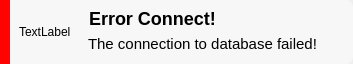
<?xml version="1.0" encoding="UTF-8"?>
<ui version="4.0">
 <class>Form</class>
 <widget class="QWidget" name="Form">
  <property name="geometry">
   <rect>
    <x>0</x>
    <y>0</y>
    <width>353</width>
    <height>64</height>
   </rect>
  </property>
  <property name="windowTitle">
   <string>Form</string>
  </property>
  <layout class="QGridLayout" name="gridLayout">
   <property name="leftMargin">
    <number>0</number>
   </property>
   <property name="topMargin">
    <number>0</number>
   </property>
   <property name="rightMargin">
    <number>0</number>
   </property>
   <property name="bottomMargin">
    <number>0</number>
   </property>
   <property name="spacing">
    <number>0</number>
   </property>
   <item row="0" column="0">
    <widget class="QWidget" name="widget" native="true">
     <property name="styleSheet">
      <string notr="true">background-color: rgb(247, 247, 247);
border-radius: 8px;</string>
     </property>
     <layout class="QGridLayout" name="gridLayout_2">
      <property name="leftMargin">
       <number>0</number>
      </property>
      <property name="topMargin">
       <number>0</number>
      </property>
      <property name="rightMargin">
       <number>0</number>
      </property>
      <property name="bottomMargin">
       <number>0</number>
      </property>
      <property name="horizontalSpacing">
       <number>0</number>
      </property>
      <item row="0" column="1" alignment="Qt::AlignLeft">
       <widget class="QWidget" name="widget_3" native="true">
        <property name="sizePolicy">
         <sizepolicy hsizetype="Preferred" vsizetype="Preferred">
          <horstretch>0</horstretch>
          <verstretch>0</verstretch>
         </sizepolicy>
        </property>
        <property name="styleSheet">
         <string notr="true"/>
        </property>
        <layout class="QVBoxLayout" name="verticalLayout">
         <item>
          <widget class="QLabel" name="label">
           <property name="text">
            <string>TextLabel</string>
           </property>
          </widget>
         </item>
        </layout>
       </widget>
      </item>
      <item row="0" column="2">
       <widget class="QWidget" name="widget_2" native="true">
        <property name="sizePolicy">
         <sizepolicy hsizetype="Expanding" vsizetype="Preferred">
          <horstretch>0</horstretch>
          <verstretch>0</verstretch>
         </sizepolicy>
        </property>
        <layout class="QVBoxLayout" name="verticalLayout_2">
         <property name="leftMargin">
          <number>0</number>
         </property>
         <property name="topMargin">
          <number>0</number>
         </property>
         <property name="rightMargin">
          <number>0</number>
         </property>
         <property name="bottomMargin">
          <number>0</number>
         </property>
         <item alignment="Qt::AlignBottom">
          <widget class="QLabel" name="label_2">
           <property name="styleSheet">
            <string notr="true">margin-left:4px;
font-size:18px;
font-weight:bold;</string>
           </property>
           <property name="text">
            <string>Error Connect!</string>
           </property>
          </widget>
         </item>
         <item alignment="Qt::AlignTop">
          <widget class="QLabel" name="label_3">
           <property name="styleSheet">
            <string notr="true">margin-left:4px;
font-size:15px;
</string>
           </property>
           <property name="text">
            <string>The connection to database failed!</string>
           </property>
          </widget>
         </item>
        </layout>
       </widget>
      </item>
      <item row="0" column="0" alignment="Qt::AlignLeft">
       <widget class="QWidget" name="widget_4" native="true">
        <property name="minimumSize">
         <size>
          <width>10</width>
          <height>0</height>
         </size>
        </property>
        <property name="styleSheet">
         <string notr="true">background-color: rgb(255, 2, 2);</string>
        </property>
       </widget>
      </item>
     </layout>
    </widget>
   </item>
  </layout>
 </widget>
 <resources/>
 <connections/>
</ui>
